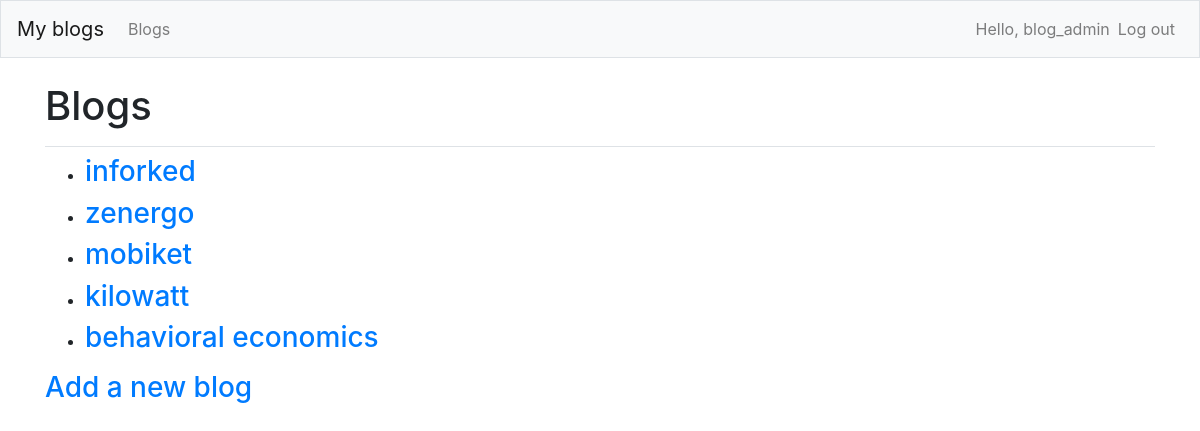
/blogs/ (signed in), run on the app's committed database.
### blogs/models.py (models this page shows)
class Blog(models.Model):
    title = models.CharField(max_length=200)
    date_added = models.DateTimeField(auto_now_add=True)
    owner = models.ForeignKey(User, on_delete=models.CASCADE)
    public = models.BooleanField(default=False)
    def __str__(self):
        return self.title

### blogs/views.py (the view)
# urls.py: path('blogs/', views.blogs, name='blogs'),
@login_required
def blogs(request):
    blogs = Blog.objects.filter(Q(owner=request.user) | Q(public=True)).order_by('date_added')
    context = {'blogs': blogs}
    return render(request, 'blogs/blogs.html', context)

### blogs/templates/blogs/blogs.html
{% extends 'blogs/base.html' %}
{% block page_header %}
    <h1>Blogs</h1>
{% endblock page_header %}
{% block content%}
    <ul>
        {% for blog in blogs %}
            <li><h3>
                <a href="{% url 'blogs:blog' blog.id %}">{{ blog }}</a>
            </h3></li>
        {% empty %}
            <li>No blogs have been written yet.</li>
        {% endfor %}
    </ul>
    <h3><a href="{% url 'blogs:new_blog' %}">Add a new blog</a></h3>
{% endblock content %}

### blogs/templates/blogs/base.html (shortened to what this page needs)
{% load bootstrap4 %}
<!doctype html>
<html lang="en">
<head>
    {% bootstrap_css %}
</head>
<body>
    <nav class="navbar navbar-expand-md navbar-light bg-light mb-4 border">
        <a class="navbar-brand" href="{% url 'blogs:index' %}">
            My blogs</a>
        <div class="collapse navbar-collapse" id="navbarCollapse">
            <ul class="navbar-nav mr-auto">
                <li class="nav-item">
                    <a class="nav-link" href="{% url 'blogs:blogs' %}">
                        Blogs</a></li>
            </ul>
            <ul class="navbar-nav ml-auto">
                {% if user.is_authenticated %}
                    <li class="nav-item">
                        <span class="navbar-text"}">Hello, {{ user.username }}</span>
                    </li>
                    <li class="nav-item">
                        <a class="nav-link" href="{% url 'users:logout' %}">Log out</a>
                    </li>
                {% endif %}
            </ul>
        </div>
    </nav>
    <main role="main" class="container">
        <div class="pb-2 mb-2 border-bottom">
            {% block page_header %}{% endblock page_header %}
        </div>
        <div>
            {% block content %}{% endblock content %}
        </div>
    </main>
</body>
</html>

### data on the page
Blog: title "inforked"
Blog: title "zenergo"
Blog: title "mobiket"
Blog: title "kilowatt"
Blog: title "behavioral economics"

### other printed values
{{ user.username }} "blog_admin"
